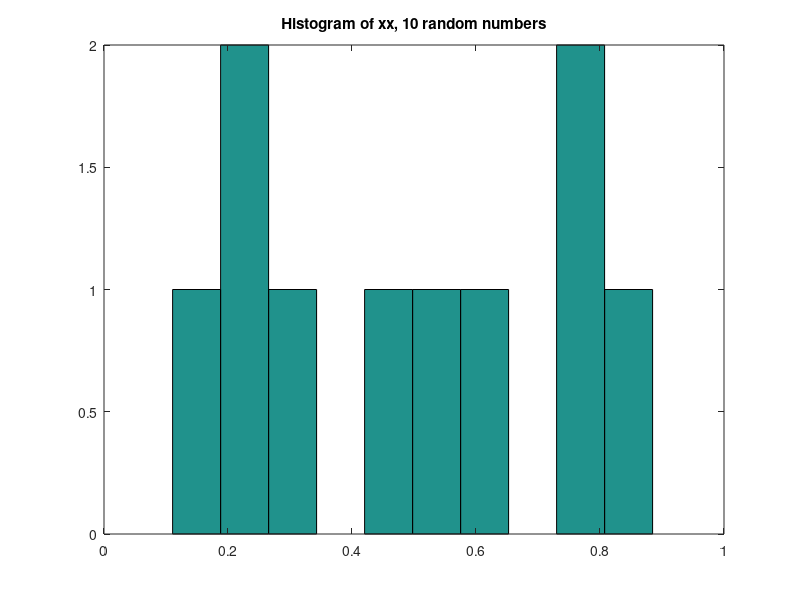
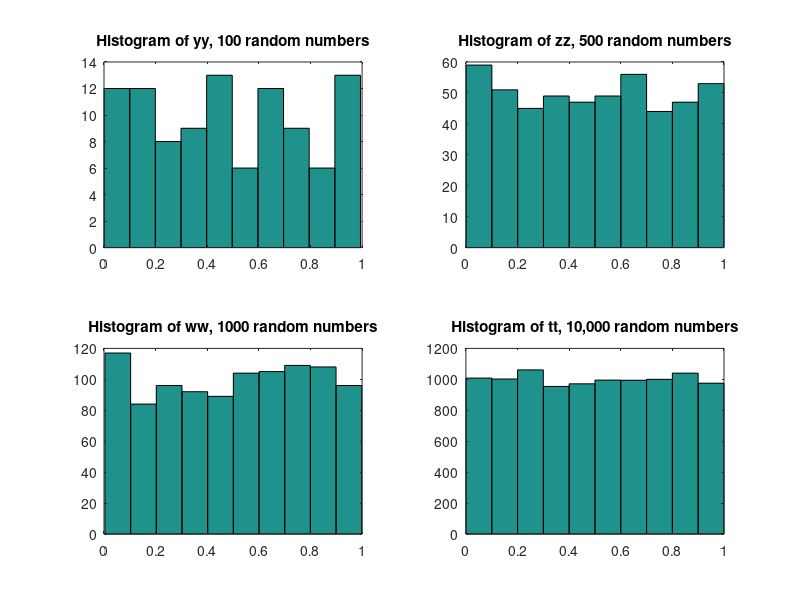

These charts were generated, in order, by the following MATLAB code:
function [] = random_sampling()
% BIM 105 DISCUSSION 6
% AUTHOR: KEITH FRAGA
% FALL 2017

% === Sampling from different probability distributions === %

% THE UNIFORM DISTRIBUTION %

% A random variable that we have not talked about yet is the 
%  uniform distribution. This is a continuous random variable
%  where the probability of selecting any real number in the 
%  interval [0,1) is equally likely. Uniform random variables
%  are extremely useful. There are many computer algorithms to
%  generate uniformaly distribute random numbers. We will talk
%  about how MatLab does it. 

% The function in Matlab to generate uniform random numbers is
%  rand(). The input for rand() is the dimension of the output
%  matrix. Matlab works in matrices, so keep this in mind for
%  our discussion. 

% Try using the rand() function in the command window. Try the following 
%  commands. 

% PLEASE NOTE: The semicolon (;) is used here to suppress the output. When
%  you run the command in the command window, run it without the semicolon
%  so you see the output. 

fprintf('=== A column vector, random entries ===\n')
xx = rand(3,1);
disp(xx);
% % % % % This is a random column vector, 3 rows 1 column. The dimensions of a 
% % % % %  matrix, A(m,n), has m rows and n columns.  
% % % % 
fprintf('=== A row vector, random entries ===\n') 
yy = rand(1,3);
disp(yy);
% % % % % This is a row vector, 1 row and 3 columns. 
% % % % 
fprintf('=== A 2x2 matrix of random number entries ===\n');
zz = rand(2);
disp(zz);
% % % % This is a square matrix, 2 rows and 2 columns. 
% % % 
% % % 
% % % % Now lets explore this random variable. Let X ~ Uniform(0,1). The two
% % % %  parameters of a uniform is your lower limit and your upper limit. 
% % % 
% % % % Lets generate a sample of 10 observations from X. All we need to do
% % % %  this is xx = rand(10,1) or xx = rand(1,10), doesn't matter. 
% % % 
xx = rand(10,1);
% 
% % The Matlab command, hist() makes a histogram of your data. Do this with 
% %  xx. What do you see?
% 
close all;
figure 
hist(xx)
title('Histogram of xx, 10 random numbers');
% % % % 
% % % % % Lets make our sample size larger. Try a sample size of 100, 500, 1000,
% % % % %  and 10,000. Make histograms of each. 
% % % % 
yy = rand(100,1);
zz = rand(500,1);
ww = rand(1000,1);
tt = rand(10000,1);

figure
subplot(2,2,1)
hist(yy)
title('Histogram of yy, 100 random numbers')

subplot(2,2,2)
hist(zz)
title('Histogram of zz, 500 random numbers')

subplot(2,2,3)
hist(ww);
title('Histogram of ww, 1000 random numbers')

subplot(2,2,4);
hist(tt);
title('Histogram of tt, 10,000 random numbers')
% % % % 
% % % % % As the sample size increases, the distribution of random numbers become
% % % % %  more and more uniform. 
% % % % 
% % % % % Compute the mean and standard deviation of each your samples. In Matlab
% % % % %  you can easily compute the mean and standard deviation using the functions
% % % % %   mean() and std(), respectively. 
% % % % 
ux = mean(xx);
sdx = std(xx);

uy = mean(yy);
sdy = std(yy);

uz = mean(zz);
sdz = std(zz);

uw = mean(ww);
sdw = std(ww);

ut = mean(tt);
sdt = std(tt);

fprintf('Mean of xx: %.4f\t Standard deviation of xx: %.4f\t | sample size 10\n', ux, sdx);
fprintf('Mean of yy: %.4f\t Standard deviation of yy: %.4f\t | sample size 100\n', uy, sdy);
fprintf('Mean of zz: %.4f\t Standard deviation of zz: %.4f\t | sample size 500\n', uz, sdz);
fprintf('Mean of ww: %.4f\t Standard deviation of ww: %.4f\t | sample size 1000\n', uw, sdw);
fprintf('Mean of tt: %.4f\t Standard deviation of tt: %.4f\t | sample size 10,000\n', ut, sdt);
% % % % 
% % % % % You should see that the mean is approaching 0.5 and the standard deviation
% % % % %  is approaching ~ 0.29. Lets use the definition of mean and variance to show
% % % % %  that is exactly what we expect.
% % % % 
% % % % % We can also generate uniform random numbers across any interval we want.
% % % % % Say we want random numbers between 8 and 10. To do this we just do:
% % % % 
% % % % newrand = 2*rand(1,5) + 8;
% % % % % The coefficient 2 is the size of interval, and the + 8 gets us to the
% % % % % lower bound of 8. 
% % % % 
% % % % fprintf('\n===\n===\nNew random numbers between 8 and 10\n')
% % % % disp(newrand);
% % % % 
% % % % % Sometimes we just want random integers. Say we want random integers
% % % % % between 0 and 10. We can use rand() again. 
% % % % 
% % rand_int = 10*rand(1,5);
% % % We have 5 random numbers between 0 and 10. Now we want to round to get to
% % % integers, if the tenths place is bigger than 5, round up. So add 0.5 to
% % % each number, and use the floor function. 
% % 
% % rand_int = round(rand_int);
% % fprintf('\n\nRandom integers between 0 and 10\n');
% % disp(rand_int);
% % 
% % 
% % %rand_int = rand_int + 0.5;
% % %rand_int = floor(rand_int);
% % %fprintf('\n\nRandom integers between 0 and 10\n');
% % %disp(rand_int);